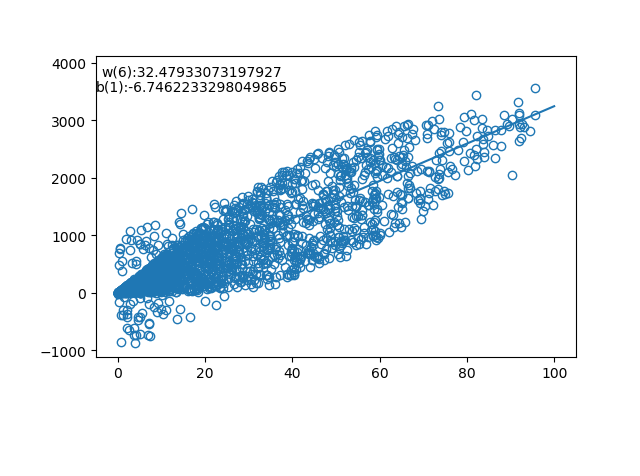

Source code (Python):
##
# Data: 2020/1/30 Thurs
# Author: Ruikang Dai
# Description: Kaikeba homework week 3
##
import random
import numpy as np
import matplotlib.pyplot as plt
import random
import time
from matplotlib.widgets import Slider, Button, RadioButtons
import sys


class LINEAR_REGRESSION(object):
    def __init__(self, mn_x=0, mx_x=100, w=random.randint(-100, 100), b=random.randint(-10, 10)):
        self.mn = mn_x
        self.mx = mx_x
        self.w = w
        self.b = b
        print("(W, B): ", self.w, self.b)

    def gen_sample_data(self, num_sample=1000, mn_noise=-1000, mx_noise=1000):
        x_list = []
        y_list = []
        mid = (self.mn + self.mx) / 2
        for i in range(num_sample):
            x = random.randint(self.mn, self.mx) * random.random()
            ctrl = np.cos((x - mid) / 2 / mid * np.pi) if random.random() > 0.1 else 1
            noise = random.randint(mn_noise, mx_noise) * ctrl
            y = self.w * x + self.b + noise
            x_list.append(x)
            y_list.append(y)
        return np.array(x_list), np.array(y_list)

    def inference(self, w, b, x):
        pred_y = w * x + b
        return pred_y

    def eval_loss(self, w, b, x_list, gt_y_list):
        avg_loss = 0
        for i in range(len(x_list)):
            avg_loss += 0.5 * (w * x_list[i] + b - gt_y_list[i]) ** 2
        avg_loss /= len(gt_y_list)
        return avg_loss

    def gradient(self, pred_y, gt_y, x):
        diff = pred_y - gt_y
        dw = diff * x
        db = diff
        return dw, db

    def cal_step_gradient(self, batch_x_list, batch_gt_y_list, w, b, learning_rate):
        avg_dw, avg_db = 0, 0
        batch_size = len(batch_x_list)
        for i in range(batch_size):
            pred_y = self.inference(w, b, batch_x_list[i])
            dw, db = self.gradient(pred_y, batch_gt_y_list[i], batch_x_list[i])
            avg_dw += dw
            avg_db += db
        avg_dw /= batch_size
        avg_db /= batch_size
        w -= learning_rate * avg_dw
        b -= learning_rate * avg_db
        return w, b

    def train(self, x_list, gt_y_list, batch_size=100, lr=0.001, mx_iter=5000, fig=None, show_plt=True):
        w = b = 0
        if not fig: fig = plt.figure()
        ax = fig.add_subplot(1, 1, 1)
        ax.plot(x_list, gt_y_list, marker='o', markerfacecolor='none', ls='')
        text_w = plt.text(0.2, 0.95, "w:{0}".format(w), horizontalalignment='center', verticalalignment='center',
                          transform=ax.transAxes)
        text_b = plt.text(0.2, 0.90, "b:{0}".format(b), horizontalalignment='center', verticalalignment='center',
                          transform=ax.transAxes)
        if show_plt: plt.ion()
        for i in range(mx_iter):
            batch_idxs = np.random.choice(len(x_list), batch_size)
            batch_x = [x_list[j] for j in batch_idxs]
            batch_y = [gt_y_list[j] for j in batch_idxs]
            w, b = self.cal_step_gradient(batch_x, batch_y, w, b, lr)
            if show_plt and i % 50 == 0:
                plt.pause(0.1)
                try:
                    ax.lines.remove(lines[0])
                except Exception:
                    pass
                text_w.set_text("w({0}):{1}".format(self.w, w))
                text_b.set_text("b({0}):{1}".format(self.b, b))
                draw_line_x = np.array([self.mn, self.mx])
                lines = ax.plot(draw_line_x, draw_line_x * w + b, color='red')
                plt.show()
                print('w:{0}, b:{1}'.format(w, b))
                print('loss is {}'.format(self.eval_loss(w, b, x_list, gt_y_list)))
        plt.waitforbuttonpress()
        if show_plt: plt.ioff()
        return w, b

if len(sys.argv) < 2:
    axcolor = 'lightgoldenrodyellow'
    fig, ax = plt.subplots()
    plt.subplots_adjust(left=0.15, bottom=0.25)
    cur_w, cur_b = random.randint(0, 10), random.randint(0, 10)
    linear_reg = LINEAR_REGRESSION(w=cur_w, b=cur_b)
    x, y = linear_reg.gen_sample_data()
    draw_sample, = plt.plot(x, y, marker="o", markerfacecolor='none', ls="")
    ax_w = plt.axes([0.15, 0.05, 0.65, 0.03], facecolor=axcolor)
    ax_b = plt.axes([0.15, 0.10, 0.65, 0.03], facecolor=axcolor)
    ax_sp = plt.axes([0.15, 0.15, 0.65, 0.03], facecolor=axcolor)

    slider_w = Slider(ax_w, 'w', -1000, 1000.0, valinit=cur_w)
    slider_b = Slider(ax_b, 'b', -1000, 1000.0, valinit=cur_b)
    slider_sp = Slider(ax_sp, 'samples', 1000, 10000, valinit=1000, valstep=1)


    def update(val):
        w, b, sp = slider_w.val, slider_b.val, int(slider_sp.val)
        linear_reg = LINEAR_REGRESSION(w=w, b=b)
        global x
        global y
        x, y = linear_reg.gen_sample_data(num_sample=sp)
        draw_sample.set_ydata(y)
        draw_sample.set_xdata(x)
        fig.canvas.draw_idle()


    slider_w.on_changed(update)
    slider_b.on_changed(update)
    slider_sp.on_changed(update)
    evaluateax = plt.axes([0.7, 0.001, 0.1, 0.04])
    button = Button(evaluateax, 'Evaluate', color=axcolor, hovercolor='0.975')


    def evaluate(event):
        plt.clf()
        w, b = linear_reg.train(x, y, fig=fig)


    button.on_clicked(evaluate)

    plt.show()

if sys.argv[1] == 'cmd':
    init_lr = {'mn_x': input("Min x[0]:"), 'mx_x': input("Max x[100]:"), 'w': input('w[random.randint(0, 10000)]:'),
               'b': input('b[random.randint(0, 10)]:')}

    init_tr = {'mx_iter': input("Max iteration[1000]:"), 'batch_size': input("Batch size[100]:"),
               'learning_rate': input("Learning rate[0.001]:")}

    init_sp = {'num_sample': input("Random Sampels[1000]:"), 'mn_noise': input("Min noise[-1000]:"),
               'mx_noise': input("Max noise[1000]:")}

    init_lr = {i: eval(init_lr[i]) for i in init_lr if init_lr[i]}
    init_tr = {i: eval(init_tr[i]) for i in init_tr if init_tr[i]}
    init_sp = {i: eval(init_sp[i]) for i in init_sp if init_sp[i]}

    linear_reg = LINEAR_REGRESSION(**init_lr)
    x, y = linear_reg.gen_sample_data(**init_sp)
    w, b = linear_reg.train(x, y, **init_tr)
